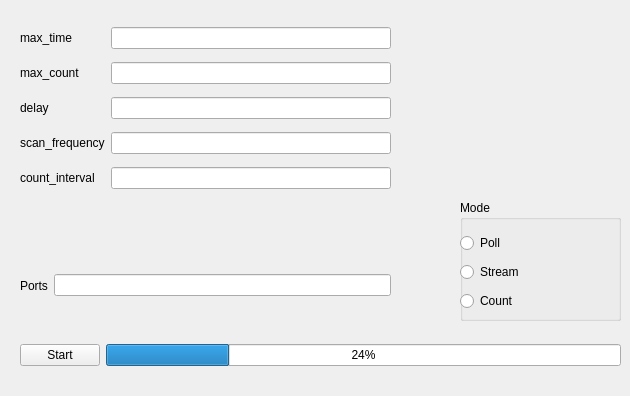
<?xml version="1.0" encoding="UTF-8"?>
<ui version="4.0">
 <class>Form</class>
 <widget class="QWidget" name="Form">
  <property name="geometry">
   <rect>
    <x>0</x>
    <y>0</y>
    <width>630</width>
    <height>396</height>
   </rect>
  </property>
  <property name="windowTitle">
   <string>Form</string>
  </property>
  <widget class="QWidget" name="horizontalLayoutWidget">
   <property name="geometry">
    <rect>
     <x>20</x>
     <y>330</y>
     <width>601</width>
     <height>51</height>
    </rect>
   </property>
   <layout class="QHBoxLayout" name="horizontalLayout">
    <item>
     <widget class="QPushButton" name="startstop">
      <property name="text">
       <string>Start</string>
      </property>
     </widget>
    </item>
    <item>
     <widget class="QProgressBar" name="progress">
      <property name="value">
       <number>24</number>
      </property>
     </widget>
    </item>
   </layout>
  </widget>
  <widget class="QWidget" name="horizontalLayoutWidget_2">
   <property name="geometry">
    <rect>
     <x>20</x>
     <y>260</y>
     <width>371</width>
     <height>51</height>
    </rect>
   </property>
   <layout class="QHBoxLayout" name="horizontalLayout_2">
    <item>
     <widget class="QLabel" name="label">
      <property name="text">
       <string>Ports</string>
      </property>
     </widget>
    </item>
    <item>
     <widget class="QLineEdit" name="ports"/>
    </item>
   </layout>
  </widget>
  <widget class="QWidget" name="gridLayoutWidget">
   <property name="geometry">
    <rect>
     <x>20</x>
     <y>20</y>
     <width>371</width>
     <height>181</height>
    </rect>
   </property>
   <layout class="QGridLayout" name="gridLayout">
    <item row="4" column="0">
     <widget class="QLabel" name="label_6">
      <property name="text">
       <string>count_interval</string>
      </property>
     </widget>
    </item>
    <item row="0" column="0">
     <widget class="QLabel" name="label_2">
      <property name="text">
       <string>max_time</string>
      </property>
     </widget>
    </item>
    <item row="1" column="0">
     <widget class="QLabel" name="label_3">
      <property name="text">
       <string>max_count</string>
      </property>
     </widget>
    </item>
    <item row="2" column="0">
     <widget class="QLabel" name="label_5">
      <property name="text">
       <string>delay</string>
      </property>
     </widget>
    </item>
    <item row="3" column="0">
     <widget class="QLabel" name="label_4">
      <property name="text">
       <string>scan_frequency</string>
      </property>
     </widget>
    </item>
    <item row="0" column="1">
     <widget class="QLineEdit" name="max_time"/>
    </item>
    <item row="1" column="1">
     <widget class="QLineEdit" name="max_count"/>
    </item>
    <item row="2" column="1">
     <widget class="QLineEdit" name="delay"/>
    </item>
    <item row="3" column="1">
     <widget class="QLineEdit" name="scan_frequency"/>
    </item>
    <item row="4" column="1">
     <widget class="QLineEdit" name="count_interval"/>
    </item>
   </layout>
  </widget>
  <widget class="QGroupBox" name="groupBox">
   <property name="geometry">
    <rect>
     <x>460</x>
     <y>200</y>
     <width>161</width>
     <height>121</height>
    </rect>
   </property>
   <property name="title">
    <string>Mode</string>
   </property>
   <widget class="QWidget" name="verticalLayoutWidget">
    <property name="geometry">
     <rect>
      <x>0</x>
      <y>30</y>
      <width>160</width>
      <height>86</height>
     </rect>
    </property>
    <layout class="QVBoxLayout" name="verticalLayout">
     <item>
      <widget class="QRadioButton" name="poll">
       <property name="text">
        <string>Poll</string>
       </property>
      </widget>
     </item>
     <item>
      <widget class="QRadioButton" name="stream">
       <property name="text">
        <string>Stream</string>
       </property>
      </widget>
     </item>
     <item>
      <widget class="QRadioButton" name="count">
       <property name="text">
        <string>Count</string>
       </property>
      </widget>
     </item>
    </layout>
   </widget>
  </widget>
 </widget>
 <resources/>
 <connections/>
</ui>
